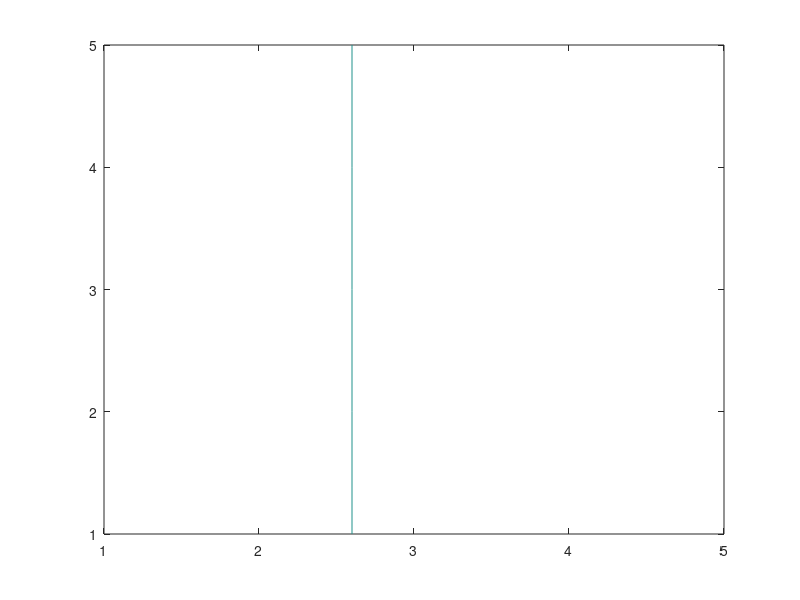

Recreate this plot in MATLAB. (Note: this script raises an error after producing the figure.)
%=============================================================================
% Copyright (c) 2016-present Allan CORNET (Nelson)
%=============================================================================
% This file is part of Nelson.
%=============================================================================
% LICENCE_BLOCK_BEGIN
% SPDX-License-Identifier: LGPL-3.0-or-later
% LICENCE_BLOCK_END
%=============================================================================
% <--WEIGHT 2-->
% <--ADV-CLI MODE-->
%=============================================================================
% A contour line crossing N cells is N + 1 vertices long, not 2N: the vertex
% two neighbouring cells meet on belongs to both and is written once. The
% vertices come out in the order that keeps the part of the surface above the
% level on the left of the walk. Every expected value below was measured, none
% was derived.
%=============================================================================
% The whole reported case: a surface rising with x, cut at one level, gives a
% straight line down the middle of the grid. Four cells across, five vertices.
f = figure('Visible', 'off');
Z = repmat(linspace(0, 10, 5), 5, 1);
[M, h] = contour(Z, [4 4]);
asserts.isequal(size(M), [2 6]);
asserts.isequal(M(:, 1), [4; 5]);
asserts.isequal(M(:, 2:end), [2.6 2.6 2.6 2.6 2.6; 5 4 3 2 1]);
close(f);
%=============================================================================
% The level line runs down, not up: the surface rises with x, so walking from
% y = 5 to y = 1 keeps the high side on the left.
M = contourc(repmat(linspace(0, 10, 5), 5, 1), [4 4]);
asserts.istrue(M(2, 2) > M(2, size(M, 2)));
%=============================================================================
% Coordinates given by hand are carried through unchanged.
M = contourc(10:10:50, 100:100:500, repmat(linspace(0, 10, 5), 5, 1), [4 4]);
asserts.isequal(size(M), [2 6]);
asserts.isequal(M(:, 2:end), [26 26 26 26 26; 500 400 300 200 100]);
%=============================================================================
% At scale: the whole matrix, headers included.
asserts.isequal(size(contourc(peaks(5)), 2), 55);
asserts.isequal(size(contourc(peaks(20)), 2), 211);
asserts.isequal(size(contourc(peaks(40)), 2), 424);
%=============================================================================
% Each header announces the number of vertices that follow it, and the columns
% add up exactly.
M = contourc(peaks(20));
col = 1;
while col <= size(M, 2)
  n = M(2, col);
  asserts.istrue(n >= 2);
  asserts.istrue(col + n <= size(M, 2));
  col = col + n + 1;
end
asserts.isequal(col, size(M, 2) + 1);
%=============================================================================
% No vertex is written twice in a row anywhere in that matrix.
col = 1;
while col <= size(M, 2)
  n = M(2, col);
  pts = M(:, col + 1:col + n);
  asserts.istrue(isempty(find(all(diff(pts, 1, 2) == 0, 1))));
  col = col + n + 1;
end
%=============================================================================
% A closed line does come back to the vertex it started from, and keeps that
% one: two square blobs give two diamonds of four corners, written as five
% vertices each.
M = contourc([0 0 0 0 0; 0 5 0 5 0; 0 0 0 0 0], [2 2]);
asserts.isequal(size(M), [2 12]);
asserts.isequal(M(2, 1), 5);
asserts.isequal(M(2, 7), 5);
left = M(:, 2:6);
right = M(:, 8:12);
asserts.isequal(left(:, 1), left(:, 5));
asserts.isequal(right(:, 1), right(:, 5));
asserts.isequal(sort(left(1, 1:4)), [1.4 2 2 2.6]);
asserts.isequal(sort(left(2, 1:4)), [1.4 2 2 2.6]);
asserts.isequal(sort(right(1, 1:4)), [3.4 4 4 4.6]);
asserts.isequal(sort(right(2, 1:4)), [1.4 2 2 2.6]);
%=============================================================================
% Round a peak the walk turns one way, round a pit the other: the side above
% the level is on the left either way. The signed area says which.
M = contourc(peaks(20), [4 4]);
pts = M(:, 2:end);
asserts.isequal(size(pts, 2), 21);
asserts.isequal(pts(:, 1), pts(:, end));
peakArea = sum(pts(1, 1:end - 1) .* pts(2, 2:end) - pts(1, 2:end) .* pts(2, 1:end - 1)) / 2;
asserts.istrue(peakArea > 0);
%=============================================================================
M = contourc(peaks(20), [-4 -4]);
pts = M(:, 2:end);
asserts.isequal(size(pts, 2), 15);
asserts.isequal(pts(:, 1), pts(:, end));
pitArea = sum(pts(1, 1:end - 1) .* pts(2, 2:end) - pts(1, 2:end) .* pts(2, 1:end - 1)) / 2;
asserts.istrue(pitArea < 0);
%=============================================================================
% A saddle cell is cut on all four of its edges, and the two arcs can pair
% those crossings either way: round the bottom-left and top-right corners, or
% round the other two. The level line goes round the bottom-left and
% top-right pair exactly when the mean of the four corners lands between the
% level and the top-left corner, the level end of that band excluded.
%
% What each case below asserts is which crossings the two arcs join, so the
% cells are read back with the endpoints of an arc, and then the two arcs,
% put in a fixed order. The order the lines come out in and the way round
% each one is walked are not what these cells are here to pin down.
%
% Cells 1 and 2 have the mean exactly on the level, once inside the band and
% once outside it, the top-left corner having changed sides. Cells 3 to 5
% have a mean past the level, kept there by two corners that a third, much
% further from the level, would outweigh under any other reading. Cells 6 and
% 7 are past the far end of the band, where one corner far enough beyond the
% level drags the mean beyond the top-left corner as well.
saddleCells = {[2 0; 0 2], [0 2; 2 0], [1 -7; -7 25], [-7 1; 25 -7], ...
  [25 -7; -7 1], [1 -7; -1 1], [-7 1; 1 -1]};
saddleLevels = [1 1 0 0 0 0 0];
saddleArcs = {[1 1.5 1.5 1; 1.5 2 2 1.5], [1 1.5 1.5 2; 1.5 1 2 1.5], ...
  [1 1.125 1.21875 2; 1.125 1 2 1.21875], [1 1.21875 1.875 1; 1.78125 2 2 1.125], ...
  [1 1.78125 1.875 2; 1.78125 1 2 1.875], [1 1.5 1.5 2; 1.125 1 2 1.875], ...
  [1 1.875 1.5 2; 1.875 1 2 1.5]};
for k = 1:numel(saddleCells)
  M = contourc(saddleCells{k}, [saddleLevels(k) saddleLevels(k)]);
  asserts.isequal(size(M), [2 6]);
  asserts.isequal(M(2, [1 4]), [2 2]);
  first = sortrows([M(:, 2)'; M(:, 3)']);
  second = sortrows([M(:, 5)'; M(:, 6)']);
  asserts.isequal(sortrows([first(1, :), first(2, :); second(1, :), second(2, :)]), saddleArcs{k});
end
%=============================================================================
